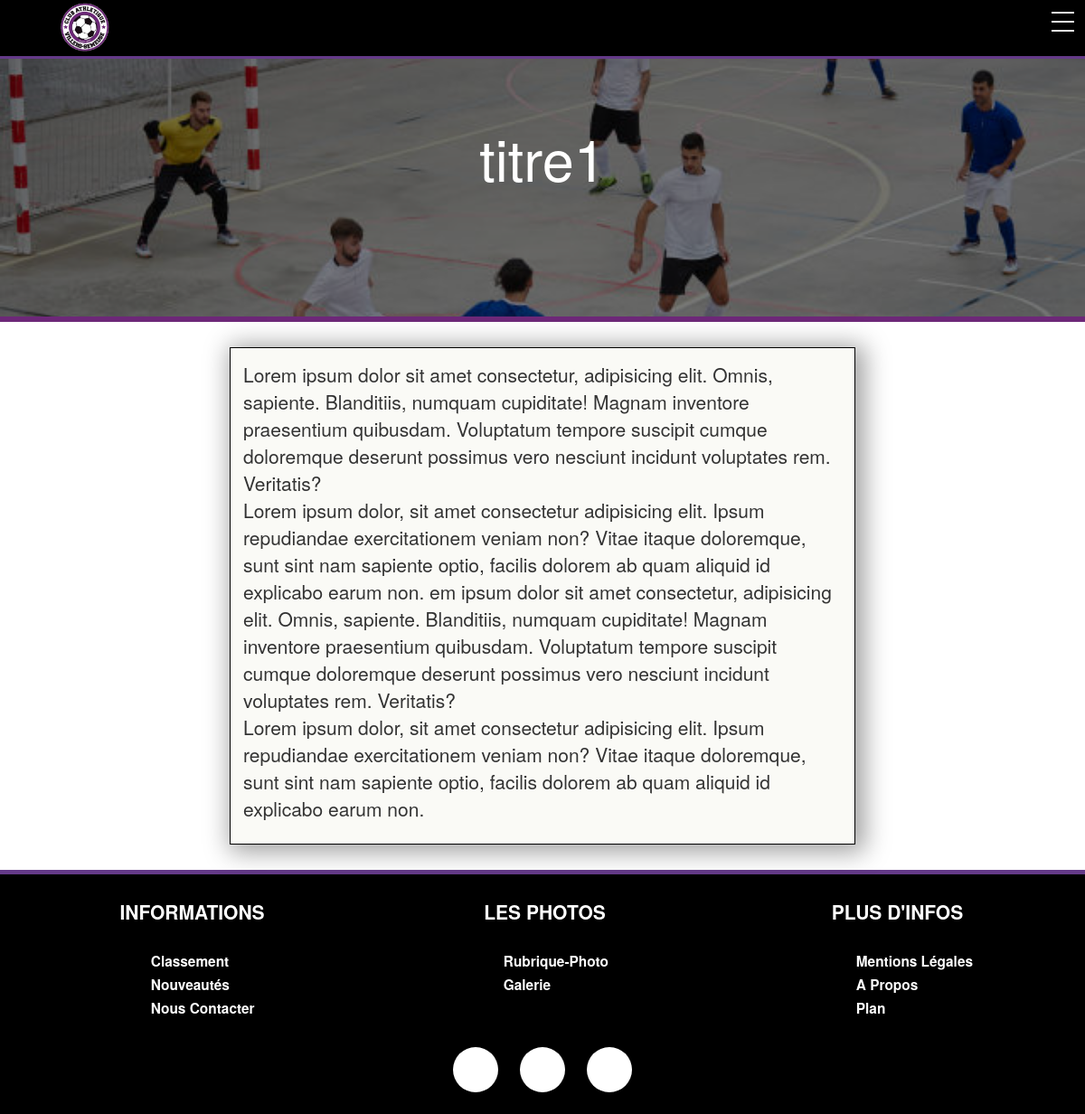
The app's page /article.php with its own data.
### tables this page shows
CREATE TABLE `appartenir` (
  `id_news` int(11) NOT NULL,
  `id_image` int(11) NOT NULL
);

CREATE TABLE `image` (
  `id_image` int(11) NOT NULL,
  `nom_image` varchar(255) NOT NULL
);

CREATE TABLE `news` (
  `id_news` int(11) NOT NULL,
  `titre_news` varchar(255) NOT NULL,
  `date_news` date NOT NULL,
  `description_news` text NOT NULL,
  `redacteur_news` varchar(255) NOT NULL
);

### article.php (the view, shortened to what this page needs)
<!DOCTYPE html>
<html lang="fr">
<head>
    <link rel="stylesheet" href="css/article.css">
</head>
<body>
  <?php include('php/connectbdd.php');
  include('header2.php'); ?>
  <div id="header_article"
  <?php
$requete = $bdd->query ("SELECT * FROM appartenir, news, image where news.id_news = appartenir.id_news AND image.id_image = appartenir.id_image limit 1 ");
while  ($resultat = $requete->fetch())
{
?>
  style="background-image: url(images/<?php echo $resultat['nom_image']; ?>)">
    <div id="cadre_titre">
      <h1><?php echo $resultat['titre_news']; ?></h1>
    </div>
  </div>
  <article id=news>
    <div id=contenu_article>
      <p><?php echo $resultat['description_news']; ?>
      </p>
    </div>
  </article>
  <?php
  }
?>
  <?php include('footer.php'); ?>
</body>
</body>
</html>

### header2.php (shortened to what this page needs)
<link rel="stylesheet" href="css/header2.css" />
<link rel="stylesheet" href="https://cdnjs.cloudflare.com/ajax/libs/font-awesome/4.7.0/css/font-awesome.min.css">
<link rel="stylesheet" href="https://use.fontawesome.com/releases/v5.8.1/css/all.css">
<header>
<nav>
  <div class="nav-logo">
    <a href="index.php"><img id="logo" src="images/logo_villers.png"/></a>
  </div>
  <div class="nav-btn">
    <label for="nav-check">
      <span></span>
      <span></span>
      <span></span>
    </label>
  </div>
</nav>
</header>

### footer.php (shortened to what this page needs)
<link href="//netdna.bootstrapcdn.com/bootstrap/3.0.0/css/bootstrap.min.css" rel="stylesheet" id="bootstrap-css">
      	<link rel="stylesheet" href="css/footer.css">
         <link href='//netdna.bootstrapcdn.com/font-awesome/4.3.0/css/font-awesome.min.css' rel='stylesheet'/>
        <footer class="nb-footer">
       <div class="container">
       <div class="row">
       <div class="col-md-4 col-sm-4">
       <div class="footer-info-single">
       	<h2 class="title">Informations</h2>
       	<ul class="list-unstyled">
          <li><a href="rank.php" title="">Classement</a></li>
       		<li><a href="news.php" title="">Nouveautés</a></li>
       		<li><a href="contact.php" title="">Nous Contacter</a></li>
       	</ul>
       </div>
       </div>
       <div class="col-md-4 col-sm-4">
       <div class="footer-info-single">
       	<h2 class="title">Les Photos</h2>
       	<ul class="list-unstyled">
          <li><a href="Rubphoto.php" title="">Rubrique-Photo</a></li>
       		<li><a href="galerie.php" title="">Galerie</a></li>
       	</ul>
       </div>
       </div>
       <div class="col-md-4 col-sm-4">
       <div class="footer-info-single">
       	<h2 class="title">Plus D'infos</h2>
       	<ul class="list-unstyled">
       		<li><a href="#" title="">Mentions Légales</a></li>
       		<li><a href="#" title="">A Propos</a></li>
       		<li><a href="#" title="">Plan</a></li>
       	</ul>
       </div>
       </div>
       </div>
       </div>
       <div class="footer2">
         <div class="social">&#62220;</div>
         <div class="social">&#62217;</div>
         <div class="social">&#62235;</div>
       </div>
       </footer>

### css/article.css (style rules this page uses)
html { height: 100%; }
body { position: relative; background-color: white; min-height: 100%; margin: 0; padding: 0; overflow-x: hidden; font-family: "Arvo"; }
#header_article { display: flex; justify-content: center; min-width: 100%; min-height: 25em; background-size: cover; background-repeat: no-repeat; border-bottom: 6px solid #6D2878; }
#cadre_titre { text-align: center; display: flex; justify-content: center; width: 100%; min-height: 25em; margin-top: auto; margin-bottom: auto; background-color: rgba(000, 0, 0, 0.5); }
#header_article>#cadre_titre>h1 { color: white; font-size: 4.5em; margin-top: auto; margin-bottom: auto; color: #FFF; }
#news { margin: 1em; height: auto; width: 60%; display: flex; flex-wrap: wrap; margin-left: auto; margin-right: auto; }
#contenu_article { flex: 2; margin: 1em; padding: 1em; background-color: rgb(250, 250, 246); border: 1px black solid; -webkit-box-shadow: 5px 3px 26px 5px rgba(0, 0, 0, 0.38); box-shadow: 5px 3px 26px 5px rgba(0, 0, 0, 0.38); }
#contenu_article p { font-size: 1.5em; text-align: left; }

### css/header2.css (style rules this page uses)
html, body { padding: 0; margin: 0; }
nav { height: 65px; width: 100%; background-color: black; position: relative; text-transform: uppercase; position: fixed; z-index: 1030; border-bottom: solid #643A88; }
nav > .nav-logo > a > img { margin-left: 50px; height: 55px; margin-top: 2px; }
nav > .nav-logo { display: inline; }
nav > .nav-btn { display: none; }
@media screen and (max-width:1200px) { nav > .nav-btn { display: inline-block; position: absolute; right: 0px; top: 0px; } }
@media screen and (max-width:1200px) { nav > .nav-btn > label { display: inline-block; width: 50px; height: 50px; padding: 13px; } }
@media screen and (max-width:1200px) { nav > .nav-btn > label > span { display: block; width: 25px; height: 10px; border-top: 2px solid #eee; } }
@media screen and (max-width:1200px) { nav > .nav-logo > a { padding-top: 16px; margin-left: 15px; } }
@media screen and (max-width:1920px) { nav > .nav-logo > a > img { margin-right: 800px; } }
@media screen and (max-width:1520px) { nav > .nav-logo > a > img { margin-right: 400px; margin-top: 2px; } }
@media screen and (max-width:1320px) { nav > .nav-logo > a > img { margin-right: 300px; margin-top: 2px; } }

### css/footer.css (style rules this page uses)
* { box-sizing: border-box; }
ul { list-style: none; }
a { text-decoration: none; }
footer { background: #643A88; margin-top: auto; width: 100%; }
footer.nb-footer { background: black; border-top: 5px solid #643A88; }
footer.nb-footer .footer-info-single { margin-top: 30px; }
footer.nb-footer .footer-info-single .title { color: white; font-weight: bold; text-transform: uppercase; font-size: 1.5em; margin-bottom: 30px; border-left: 1px solid black; border-right: 1px solid black; padding-left: 5px; text-align: center; }
footer.nb-footer .footer-info-single ul li a { display: block; color: white; margin-left: 38%; font-size: 1.1em; font-weight: bold; padding: 2px 0; text-align: left; }
.footer2 { padding: 20px 0; text-align: center; min-height: 10vh; background-color: black; }
.social { display: inline-block; width: 50px; height: 50px; margin: 0 10px; line-height: 50px; font-family: Entypo; font-size: 30px; text-align: center; color: #6D2878; border-radius: 50%; background: white; overflow: hidden; transition: color .2s; }

### records on screen
appartenir: id_image.nom_image (picture), id_news.titre_news "titre1", id_news.description_news "Lorem ipsum dolor sit amet consectetur, adipisicing elit. Omnis, sapiente. Blanditiis, numquam cupiditate! Magnam inventore praesentium quibusdam. Voluptatum tempore suscipit cumque doloremque deserunt possimus vero nesciunt incidunt voluptates rem. Veritatis? Lorem ipsum dolor, sit amet consectetur adipisicing elit. Ipsum repudiandae exercitationem veniam non? Vitae itaque doloremque, sunt sint nam sapiente optio, facilis dolorem ab quam aliquid id explicabo earum non. em ipsum dolor sit amet consectetur, adipisicing elit. Omnis, sapiente. Blanditiis, numquam cupiditate! Magnam inventore praesentium quibusdam. Voluptatum tempore suscipit cumque doloremque deserunt possimus vero nesciunt…"
